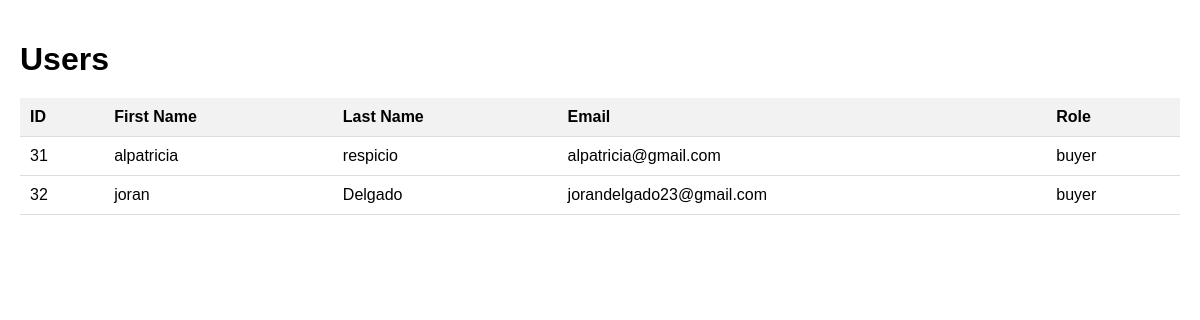
Screenshot of /view_users with the database file from the repository.
### tables this page shows
CREATE TABLE "users" (
	"id"	INTEGER,
	"first_name"	TEXT,
	"last_name"	TEXT,
	"email"	TEXT,
	"password"	TEXT,
	"role"	TEXT,
	"shop_name"	TEXT,
	"username"	TEXT,
	"birthday"	TEXT,
	"location"	TEXT,
	"phone_number"	TEXT,
	"session_id"	TEXT,
	"image_filename"	,
	"reset_token"	TEXT,
	"wallet_balance"	REAL,
	PRIMARY KEY("id" AUTOINCREMENT)
);

### app.py (the view)
@app.route('/view_users', methods=['GET'])
def view_users():
    conn = get_db()
    cursor = conn.cursor()
    cursor.execute('SELECT * FROM users')
    users = cursor.fetchall()
    cursor.close()
    return render_template('view_users.html', users=users)

### app.py (called while the page is built)
def get_db():
    if 'db' not in g:
        g.db = sqlite3.connect('users.db')
    return g.db

@app.teardown_appcontext
def close_connection(exception):
    db = getattr(g, 'db', None)  # Use 'db' instead of '_database'
    if db is not None:
        db.close()

### templates/view_users.html (shortened to what this page needs)
<!DOCTYPE html>
<html lang="en">
<head>
</head>
<body>
    <h1>Users</h1>
    <table>
        <tr>
            <th>ID</th>
            <th>First Name</th>
            <th>Last Name</th>
            <th>Email</th>
            <th>Role</th>
        </tr>
        {% for user in users %}
            <tr>
                <td>{{ user[0] }}</td>
                <td>{{ user[1] }}</td>
                <td>{{ user[2] }}</td>
                <td>{{ user[3] }}</td>
                <td>{{ user[5] }}</td>
            </tr>
        {% endfor %}
    </table>
</body>
</html>

### templates/view_users.html (style rules this page uses)
body { font-family: Arial, sans-serif; margin: 0; padding: 20px; }
h1 { margin-bottom: 20px; }
table { width: 100%; border-collapse: collapse; }
th, td { padding: 10px; text-align: left; border-bottom: 1px solid #ddd; }
th { background-color: #f2f2f2; }

### rows the page displays
users: id "31", first_name "alpatricia", last_name "respicio", email "alpatricia@gmail.com", role "buyer"
users: id "32", first_name "joran", last_name "Delgado", email "jorandelgado23@gmail.com", role "buyer"
